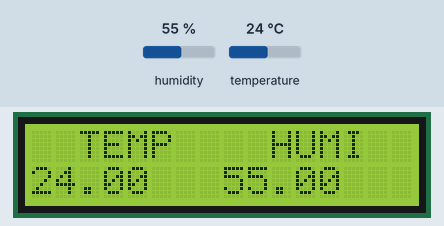
Bench run of a sketch on a simulated Arduino Uno, built with avr-gcc and run on an emulated ATmega328P. On the bench: 16×2 character LCD. The test bench sets the inputs (shaded band); at power-on: humidity 55 %, temperature 24 °C.

Above: at 2.6 s.
2.7 s: humidity set to 22 %
At 5.3 s:
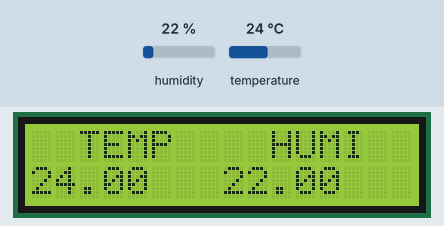
5.7 s: temperature set to 12 °C
At 6.9 s:
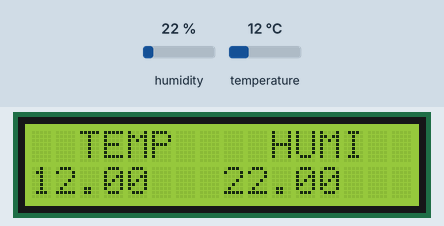
8.7 s: humidity set to 40 %
At 10.7 s:
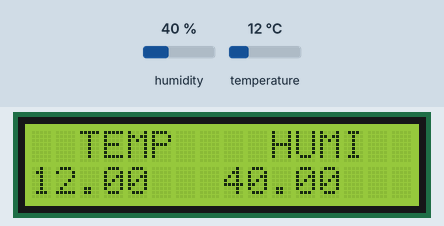
11.7 s: temperature set to 19 °C
At 13.3 s:
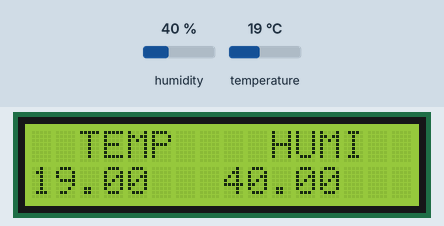
Timing chart, 0 to 14.8 s (numbered marks = the images above; inputs shaded):
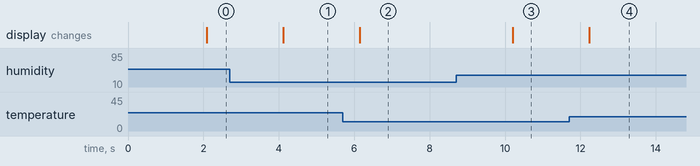

Measured:
- after the input at 2.7 s, the display: changes after 1.4 s (image 1)
- after the input at 5.7 s, the display: changes after 0.45 s (image 2)
- after the input at 8.7 s, the display: changes after 1.5 s (image 3)
- after the input at 11.7 s, the display: changes after 0.53 s (image 4)

The sketch:

dht11_lcd.ino
```cpp
#include <DHT.h>
#include <LiquidCrystal.h>


#define DHTPIN 13
#define DHTTYPE DHT11

DHT dht(DHTPIN, DHTTYPE);
LiquidCrystal lcd(12,11,5,4,3,2);

void setup() {
  dht.begin();
  lcd.begin(16, 2);
  lcd.setCursor(0, 0);
  lcd.write("  TEMP    HUMI  ");
}

void loop() {
  delay(2000);
  float h = dht.readHumidity();
  float t = dht.readTemperature();
  if (isnan(h)||isnan(t)) {
    Serial.println("FAIL");
    return;
  }
  String temp;
  String humi;
  temp = String(t);
  humi = String(h);
  lcd.setCursor(0, 1);
  lcd.write("        ");
  lcd.setCursor(0, 1);
  lcd.print(temp);
  lcd.setCursor(8, 1);
  lcd.write("        ");
  lcd.setCursor(8, 1);
  lcd.print(humi);
}
```
